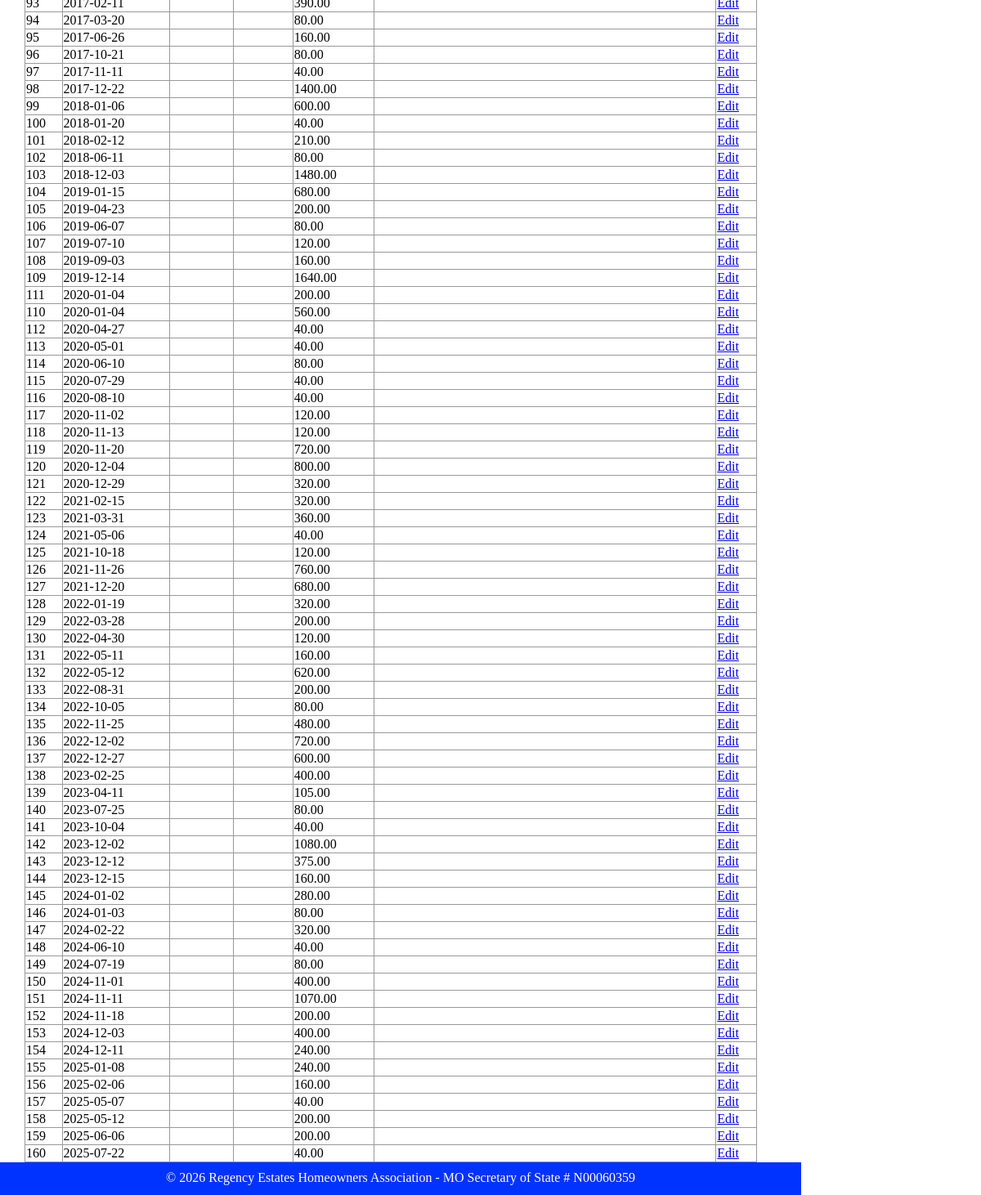
Page /html/public/staff/deposits/index.php (lower part) on the earlier database version.
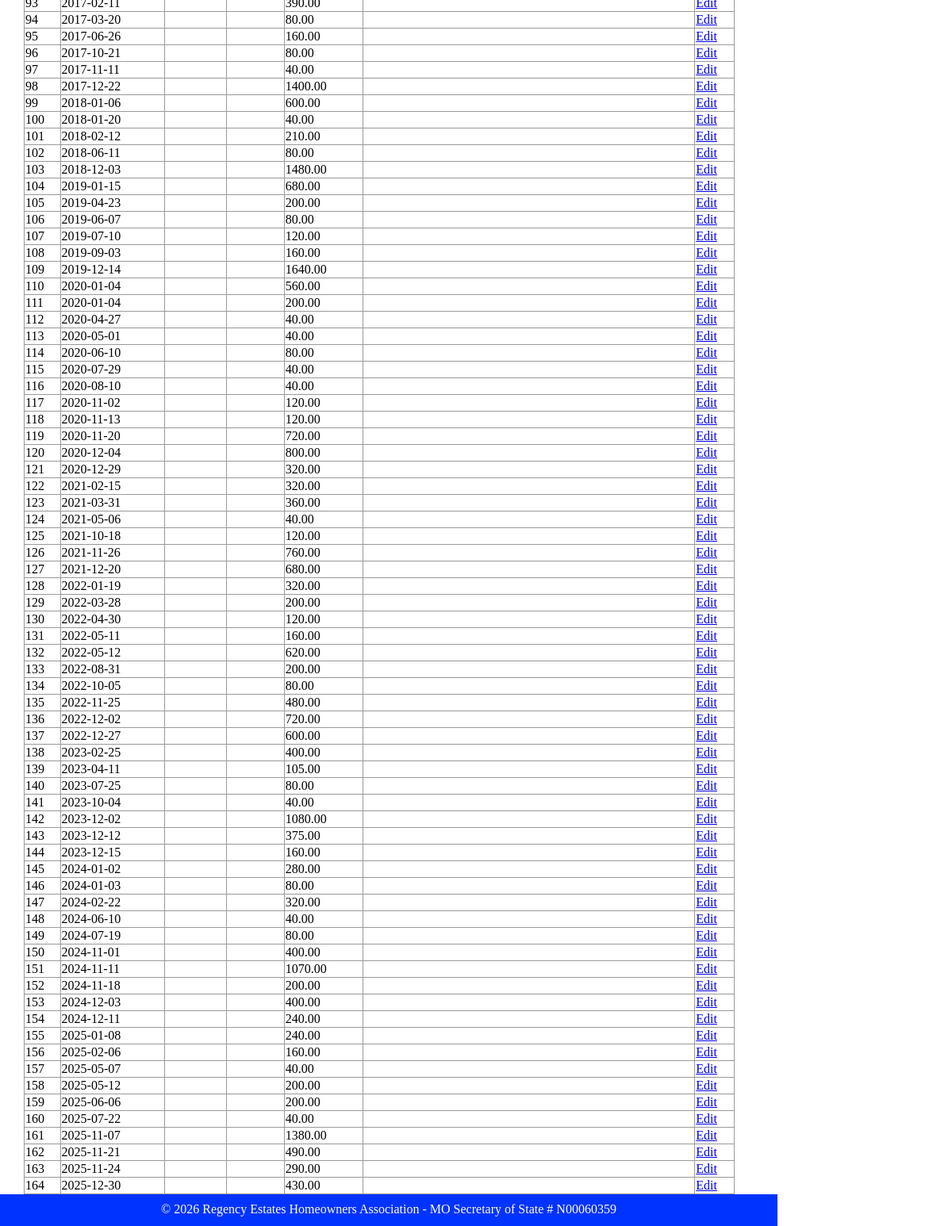
Same page on the later database version.
### tables this page shows
CREATE TABLE `deposit` (
  `id` int(11) NOT NULL,
  `fk_cat_id` int(11) DEFAULT NULL,
  `dt` date DEFAULT NULL,
  `is_reconciled` tinyint(1) DEFAULT NULL,
  `amount` decimal(10,2) DEFAULT NULL,
  `note` varchar(50) DEFAULT NULL,
  `ck_no` int(11) DEFAULT NULL,
  `payee` varchar(50) DEFAULT NULL,
  PRIMARY KEY (`id`),
  KEY `fk_cat_id` (`fk_cat_id`),
  CONSTRAINT `deposit_ibfk_1` FOREIGN KEY (`fk_cat_id`) REFERENCES `category` (`id`)
);

### html/private/functions.php (called while the page is built, shortened)
<?php
function url_for($script_path)
{
    if ($script_path[0] != '/')
    {
        $script_path = "/" . $script_path;
    }
    return WWW_ROOT . $script_path;
}
function htmlsc($string = "")
{
    return htmlspecialchars($string);
}
?>

### html/private/query_functions.php (called while the page is built, shortened)
<?php
  function find_all_deposits() {
    global $db;
    $sql = "SELECT * FROM deposit ORDER BY dt";
    $result = mysqli_query($db, $sql);
    return $result;
  }
?>

### html/public/staff/deposits/index.php (the view, shortened to what this page needs)
<?php $subject_set = find_all_deposits(); ?>
<?php include(SHARED_PATH . '/header.php'); ?>
    <div id="content">
        <div id="regency-menu">
            <table class="list">
                <?php while($subject = mysqli_fetch_assoc($subject_set)) { ?>
                    <tr>
                        <td><?php echo htmlsc($subject['id']); ?></td>
                        <td><?php echo htmlsc($subject['dt']); ?></td>
                        <td><?php echo htmlsc($subject['ck_no']); ?></td>
                        <td><?php echo htmlsc($subject['payee']); ?></td>
                        <td><?php echo htmlsc($subject['amount']); ?></td>
                        <td><?php echo htmlsc($subject['note']); ?></td>
                        <td><a class="action" href="<?php echo url_for('/staff/subjects/show.php?id=' . htmlsc(urlencode($subject['id']))); ?>">Edit</a></td>
                    </tr>
                <?php } ?>
            </table>
        </div>
    </div>
<?php include(SHARED_PATH . '/footer.php'); ?>

### html/private/shared/header.php (shortened to what this page needs)
<!doctype html>
<html lang="en">
	<head>
		<link rel="stylesheet" media="all" href="<?php echo url_for('stylesheets/staff.css'); ?>" />
	</head>
	<body>

### html/private/shared/footer.php (shortened to what this page needs)
<footer>
	&copy; <?php echo date('Y'); ?> Regency Estates Homeowners Association - MO Secretary of State # N00060359
</footer>
</body>
</html>

### html/public/stylesheets/staff.css (style rules this page uses)
html { height: 100%; width: 100%; }
body { height: 1000px; width: 100%; margin: 0; padding: 0; }
#content { width: 920px; min-height: 500px; padding: 0 30px; }
footer { width: 940px; height: 20px; margin: 0 0 10px 0; padding: 10px 20px; background: #0033FF; color: white; text-align: center; }
table { border-collapse: collapse; vertical-align: top; }
table.list { width: 100%; }

Differences in the rows shown:
shown differently, row unchanged: deposit id 110: moves up the list
added deposit: id "161", dt "2025-11-07", amount "1380.00"
added deposit: id "162", dt "2025-11-21", amount "490.00"
added deposit: id "163", dt "2025-11-24", amount "290.00"
added deposit: id "164", dt "2025-12-30", amount "430.00"
